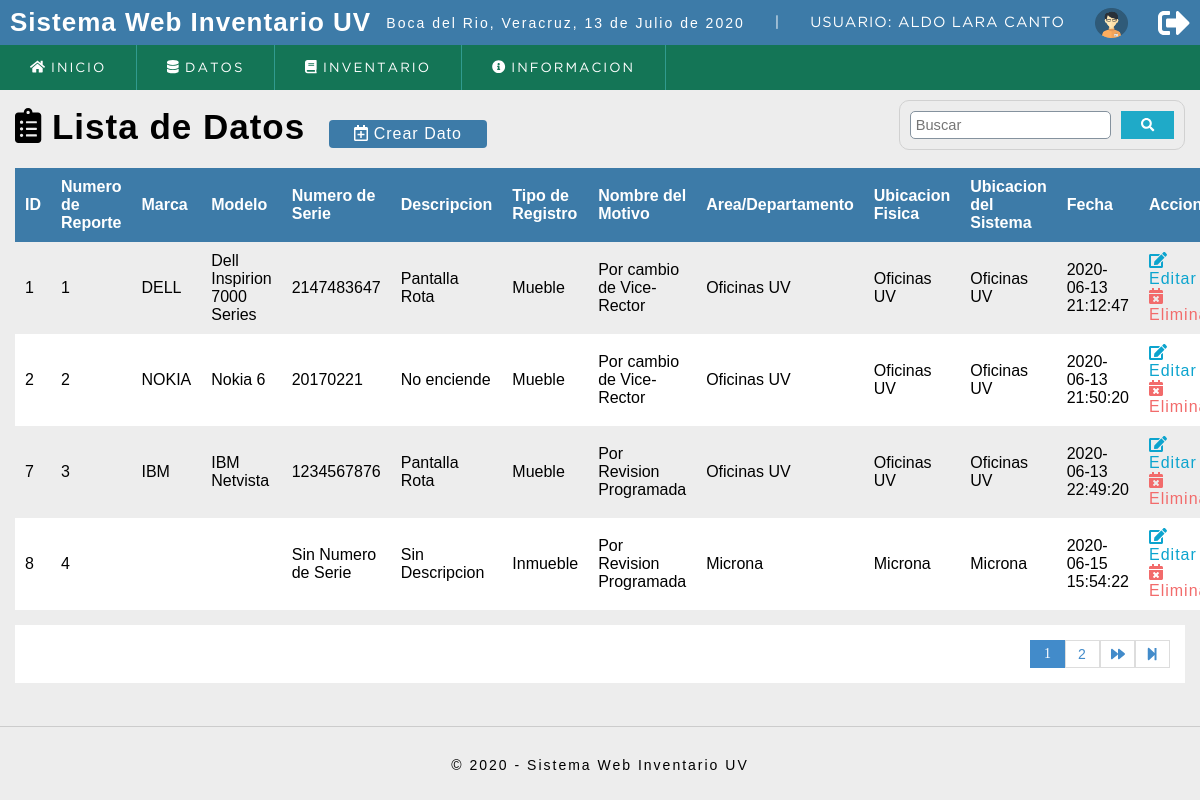
The app's page /sistema/lista_datos.php (signed in) with its own data.
### tables this page shows
CREATE TABLE `datos` (
  `iddatos` int(11) NOT NULL,
  `num_reporte` int(11) DEFAULT NULL,
  `marca` varchar(45) DEFAULT NULL,
  `modelo` varchar(45) DEFAULT NULL,
  `no_serie` varchar(45) DEFAULT NULL,
  `descripcion` varchar(45) DEFAULT NULL,
  `tipo_registro` int(11) DEFAULT NULL,
  `motivo` int(11) DEFAULT NULL,
  `departamento` text,
  `ubicacion_fisica` text,
  `ubicacion_sistema` text,
  `dateadd` datetime DEFAULT CURRENT_TIMESTAMP,
  `usuario_id` int(11) DEFAULT NULL
);

CREATE TABLE `tipo_registro` (
  `idtipo_registro` int(11) NOT NULL,
  `tipo_registro` varchar(40) DEFAULT NULL
);

CREATE TABLE `motivo` (
  `idmotivo` int(11) NOT NULL,
  `motivo` varchar(40) DEFAULT NULL
);

### sistema/lista_datos.php (the view, shortened to what this page needs)
<?php
	include "../conexion.php";
?>
<!DOCTYPE html>
<html lang="en">
<head>
	<?php include "includes/scripts.php";  ?>
</head>
<body>
	<?php include "includes/header.php";?>
	<section id="container">
		<h1><i class="fas fa-clipboard-list"></i> Lista de Datos</h1>
		<a href="registro_datos.php" class="btn_new"><i class="far fa-calendar-plus"></i> Crear Dato</a>
		<form action="buscar_dato.php" method="get" class="form_search">
			<input type="text" name="busqueda" id="busqueda" placeholder="Buscar">
			<button type="submit" class="btn_search"><i class="fas fa-search"></i></button>
		</form>
		<table>
			<tr>
				<th>ID</th>
				<th>Numero de Reporte</th>
				<th>Marca</th>
				<th>Modelo</th>
				<th>Numero de Serie</th>
				<th>Descripcion</th>
				<th>Tipo de Registro</th>
				<th>Nombre del Motivo</th>
				<th>Area/Departamento</th>
				<th>Ubicacion Fisica</th>
				<th>Ubicacion del Sistema</th>
				<th>Fecha</th>
				<th>Acciones</th>
			</tr>
		<?php
			$sql_register = mysqli_query($conection,"SELECT COUNT(*) as iddatos FROM datos");
			$result_register = mysqli_fetch_array($sql_register);
			$iddatos = $result_register['iddatos'];
			$por_pagina = 4;
			if(empty($_GET['pagina'])){
				$pagina = 1;
			}else{
				$pagina = $_GET['pagina'];
			}
			$desde = ($pagina-1) * $por_pagina;
			$total_paginas = ceil($iddatos / $por_pagina);
			$query = mysqli_query($conection,"SELECT d.iddatos, d.num_reporte, d.marca, d.modelo, d.no_serie, d.descripcion, t.tipo_registro, m.motivo, d.departamento, d.ubicacion_fisica, d.ubicacion_sistema, d.dateadd FROM datos d INNER JOIN motivo m ON d.motivo = m.idmotivo INNER JOIN tipo_registro t ON d.tipo_registro = t.idtipo_registro ORDER BY iddatos ASC LIMIT $desde,$por_pagina");
			$result = mysqli_num_rows($query);
			if($result > 0){
				while ($data = mysqli_fetch_array($query)) {
					if($data["no_serie"] == null){
						$no_serie = 'Sin Numero de Serie';
					}else{
						$no_serie = $data["no_serie"];
					}
			?>
				<tr>
					<td><?php echo $data["iddatos"]; ?></td>
					<td><?php echo $data["num_reporte"]; ?></td>
					<td><?php echo $data["marca"]; ?></td>
					<td><?php echo $data["modelo"]; ?></td>
					<td><?php echo $no_serie; ?></td>
					<td><?php echo $data["descripcion"]; ?></td>
					<td><?php echo $data["tipo_registro"]; ?></td>
					<td><?php echo $data["motivo"]; ?></td>
					<td><?php echo $data["departamento"]; ?></td>
					<td><?php echo $data["ubicacion_fisica"]; ?></td>
					<td><?php echo $data["ubicacion_sistema"]; ?></td>
					<td><?php echo $data["dateadd"]; ?></td>
					<td>
						<a class="link_edit" href="editar_datos.php?id=<?php echo $data["iddatos"]; ?>"><i class="fas fa-edit"></i> Editar</a>
						|<br>
						<a class="link_delete" href="eliminar_confirmar_dato.php?id=<?php echo $data["iddatos"]; ?>"><i class="fas fa-calendar-times"></i> Eliminar</a>
					</td>
				</tr>
		<?php
				}
			}
		?>
		</table>
		<div class="paginador">
			<ul>
			<?php
				for($i=1; $i <= $total_paginas; $i++){
					if($i == $pagina){
						echo '<li class="pageSelected">'.$i.'</li>';
					}else{
						echo '<li><a href="?pagina='.$i.'">'.$i.'</a></li>';
					}
				}
				if($pagina != $total_paginas)
				{
			?>
				<li><a href="?pagina=<?php echo $pagina+1; ?>"><i class="fas fa-forward"></i></a></li>
				<li><a href="?pagina=<?php echo $total_paginas; ?>"><i class="fas fa-step-forward"></i></a></li>
			<?php } ?>
			</ul>
		</div>
	</section>
	<?php include "includes/footer.php";?>
</body>
</html>

### sistema/css/style.css (style rules this page uses)
* { margin: 0; padding: 0; box-sizing: border-box; }
body { background: #ededed; }
h1, h2, h3, h4, h5, h6 { font-family: 'arial'; font-weight: bold; letter-spacing: 1px; }
h1 { font-size: 26px; }
a { text-decoration: none; font-family: arial; letter-spacing: 1px; }
#container { padding: 100px 15px 15px; }
form { background: #FFF; margin: auto; padding: 20px 50px; border: 1px solid #d1d1d1; }
input,select { display: block; width: 100%; font-size: 11pt; padding: 5px; border: 1px solid #85929e; border-radius: 5px; }
#container h1 { font-size: 35px; display: inline-block; }
.btn_new { display: inline-block; background: #3d7ba8; color: #FFF; padding: 5px 25px; border-radius: 4px; margin: 20px; }
table { border-collapse: collapse; font-size: 12pt; font-family: 'arial'; width: 100%; }
table th { text-align: left; padding: 10px; background: #3d7ba8; color: #FFF; }
table tr:nth-child(odd) { background: #FFF; }
table td { padding: 10px; }
.link_edit { color: #0ca4ce; }
.link_delete { color: #f26b6b; }
.paginador ul { padding: 15px; list-style: none; background: #FFF; margin-top: 15px; display: -webkit-flex; display: -moz-flex; display: -ms-flex; display: -o-flex; display: flex; justify-content: flex-end; }
.paginador a, .pageSelected { color: #428bca; border: 1px solid #ddd; padding: 5px; display: inline-block; font-size: 14px; text-align: center; width: 35px; }
.pageSelected { color: #FFF; background: #428bca; border: 1px solid #428bca; }
.form_search { display: -webkit-flex; display: -noz-flex; display: -ms-flex; display: -o-flex; display: flex; float: right; background: initial; padding: 10px; border-radius: 10px; }
.form_search .btn_search { background: #1faac8; color: #FFF; padding: 0 20px; border: 0; cursor: pointer; margin-left: 10px; }

### records on screen
datos: iddatos "1", num_reporte "1", marca "DELL", modelo "Dell Inspirion 7000 Series", no_serie "2147483647", descripcion "Pantalla Rota", tipo_registro.tipo_registro "Mueble", motivo.motivo "Por cambio de Vice-Rector", departamento "Oficinas UV", ubicacion_fisica "Oficinas UV", ubicacion_sistema "Oficinas UV", dateadd "2020-06-13 21:12:47"
datos: iddatos "2", num_reporte "2", marca "NOKIA", modelo "Nokia 6", no_serie "20170221", descripcion "No enciende", tipo_registro.tipo_registro "Mueble", motivo.motivo "Por cambio de Vice-Rector", departamento "Oficinas UV", ubicacion_fisica "Oficinas UV", ubicacion_sistema "Oficinas UV", dateadd "2020-06-13 21:50:20"
datos: iddatos "7", num_reporte "3", marca "IBM", modelo "IBM Netvista", no_serie "1234567876", descripcion "Pantalla Rota", tipo_registro.tipo_registro "Mueble", motivo.motivo "Por Revision Programada", departamento "Oficinas UV", ubicacion_fisica "Oficinas UV", ubicacion_sistema "Oficinas UV", dateadd "2020-06-13 22:49:20"
datos: iddatos "8", num_reporte "4", no_serie "Sin Numero de Serie", descripcion "Sin Descripcion", tipo_registro.tipo_registro "Inmueble", motivo.motivo "Por Revision Programada", departamento "Microna", ubicacion_fisica "Microna", ubicacion_sistema "Microna", dateadd "2020-06-15 15:54:22"

### other values on screen
fecha() "13 de Julio de 2020"
$_SESSION['nombre'] "ALDO LARA CANTO"
